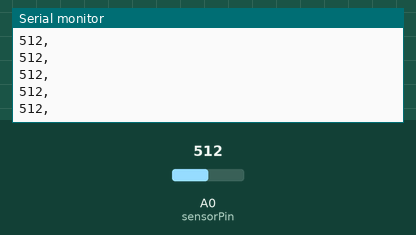
Simulated run of this sketch. Board: Arduino Uno, built with avr-gcc and run on an emulated ATmega328P. Parts: the last lines printed to the serial monitor. The inputs (shaded band) are chosen by the test bench; at power-on: A0 (sensorPin) = 512.

Above: at 1.2 s.
1.3 s: A0 (sensorPin) set to 716
At 1.32 s:
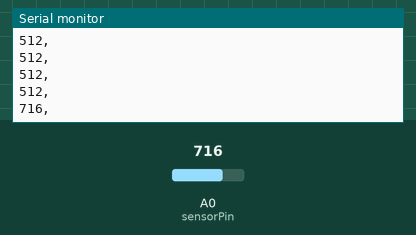
2.8 s: A0 (sensorPin) set to 900
At 2.83 s:
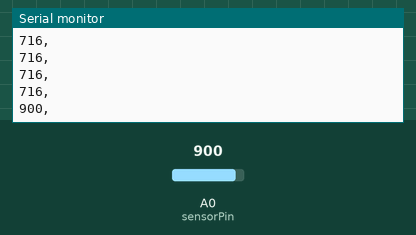
Timing chart, 0 to 5.8 s (numbered marks = the images above; inputs shaded):
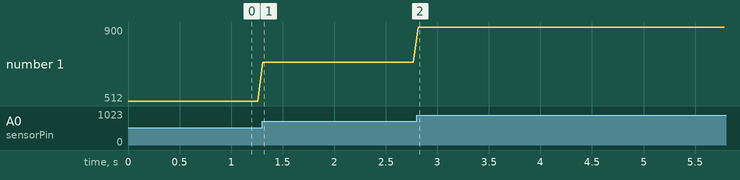

The sketch:

filters.ino
```cpp
// filter examples
// developed by steve.daniels@ryerson.ca
// developed for ITP Camp 2021
// created June 2021

/*
  demo of :
    simple analog readings -- it all starts somewhere
    simple averaging of readings -- removes noise, obtain background data
    moving average of readings -- removes noise
    exponential moving average of readings -- removes noise
    median filtering -- removes spikes
    flattening -- removes small ripples / flicker
*/

// possibly helpful links

// format serial plotter -- it doesn't work for me -- YMMV -- ? windows only ?
// https://diyrobocars.com/2020/05/04/arduino-serial-plotter-the-missing-manual/

// median filter library source
// https://github.com/daPhoosa/MedianFilter


// ************* get started **************************

// I am assuming you have a sensor that uses analog read
// if you have a different kind of sensor -- set it up here
// comment out this line if not using it

// if your sensor uses an alt method (SPI or I2C) scroll way down to
//  int getSingleSensorReading(){...} and change that function too.

int sensorPin = A0; // analog input pin for your sensor


// ************* filter variables **************************
// each filter type needs specific variables
// we will uncomment as we move through them

// single raw - variables
    int sensorValue = -1;
    int oldSensorValue= -1;

// simple average - variables
    int sensorSimpleAverage = -1;
    int numberOfMeasuresToAverage = 16;

// moving average - variables
    int sensorMovingAverage = -1;
    const int  windowSize = 16; // needs to be const for array
    int  ma_readings[windowSize]; // array to hold readings
    int  sum, INDEX;

// EMA - Exponential Moving Average - variables
    int sensorEMA=-1;
    float EMA_weight = 0.5;
    float EMA;

// median variables and set up
    #include <MedianFilter.h>
    int sensorMedian = -1;
    const int medianWindowSize = 16;
    const int seed = 0; // seed could = expected value (how to get that?)
    MedianFilter median_readings(medianWindowSize,seed);

// flatten variables
    int sensorFlatten = -1;
    int oldSensorAverage = -1;

// thresholds -- for display -- features ?
    int low = 250, mid = 500, high = 750;


void setup(){
  pinMode (sensorPin, INPUT); // not actually needed for analog in -- but habit
  Serial.begin(9600); // default (slow)
  while(!Serial);
}


void loop(){

  sensorValue = getSingleSensorReading(); // simple read
  //sensorSimpleAverage = getSimpleAverage(numberOfMeasuresToAverage);  // get average of 8 reads
  //sensorMovingAverage = getMovingAverage(sensorValue); // using currentReading
  //sensorEMA = getEMA(sensorValue); // EMA = exponential moving average
  //sensorMedian = getMedian(sensorValue);
  //sensorFlatten = getFlattener(sensorValue, oldSensorValue, 5 ); // last number is tolerance

  showFilterResults();

  delay(50); // slows loop to 20x / second

}

void showFilterResults(){
  // this code block set us data for the plotter

  // plotter needs data to be comma or tab delimited
  // every println updates plotter with data
  // so, to plot multiple points:
        //  use print, then comma or tab, finally println()

  // other details
  // https://diyrobocars.com/2020/05/04/arduino-serial-plotter-the-missing-manual/

  Serial.print(sensorValue);
  Serial.print(',');

//  Serial.print(sensorSimpleAverage);
//  Serial.print(',');

//  Serial.print(sensorMovingAverage);
//  Serial.print(',');

//  Serial.print(sensorEMA);
//  Serial.print(',');

//  Serial.print(sensorMedian);
//  Serial.print(',');

//  Serial.print(sensorFlatten);
//  Serial.print(',');

  Serial.println();
}

// filter types

// basic sensor reading -- you may need to customize this
// to match your sensor
int getSingleSensorReading(){
  // if
  //  you have a sensor that needs other ways of getting data
  //  such as I2C, SPI, library interface,
  // then
  //  replace line below with code for your sensor
  int theReading = analogRead( sensorPin );

  // send the new reading back
  return theReading;
}


/* SMA -- SIMPLE AVERAGE */
// simple average take a burst of readings at one time
// and returns that average as a single value
// average = ( sum of items ) / ( number of items)
int getSimpleAverage (int numberOfReadings){
  int tempSum = 0;
  for (int i = 0; i < numberOfReadings; i ++ ){
    tempSum += getSingleSensorReading(); // note += this is adding
  }
  return tempSum/numberOfReadings; // send this back to call
}


/* MA -- MOVING AVERAGE
  ++ advantage -- works on recent data only ( window size dependant )
      -- in fact last windowSize number of measures
  ++ integer math

  -- if window gets too big this lags
  -- needs windowSize memory set aside
*/

int getMovingAverage ( int newReading ){
  //https://maker.pro/arduino/tutorial/how-to-clean-up-noisy-sensor-data-with-a-moving-average-filter
   sum = sum - ma_readings[INDEX];      // Remove the oldest entry from the sum
   ma_readings[INDEX] = newReading;     // Add the newest reading to the window
   sum = sum + newReading;              // Add the newest reading to the sum
   INDEX = (INDEX+1) % windowSize;      // Increment the Index, and wrap to 0 if it exceeds the window size - ferris wheel style!

  return  sum / windowSize;
}


/* EMA -- EXPONENTIAL MOVING AVERAGE
    Now we apply an exponential moving average
    A what ? -- https://hackaday.com/2019/09/06/sensor-filters-for-coders/

  ++ advantage -- simple ! one line of code
  ++ advantage -- NO ARRAY, NO LOOP -- less memory, less time
  ++ advantage -- you can set sensitivity !

  -- uses floats -- but there are work arounds for this

  NOTE -- extremely small weights (<1.0) will have slow response

    variable EMA_weight is a sliding scale from 0 to 1 (like a teeter-totter)
    EMA  = (some proportion of the newTestValue) + ( some proportion of the MOVING AVERAGE)
    If EMA_weight is close to ZERO (0) -- then OLD readings are more important than NEW ones
    IF EMA_weight is close to ONE  (1) -- then NEW readings are more important than OLD ones
*/

int getEMA ( int newReading ) {
  float EMA_weight = 0.2;
  EMA = (EMA_weight * newReading) + (( 1.0-EMA_weight ) * EMA);
  return int(EMA); // toss the decimal bits, return value

}

/*  median filter -- interface is library dependant */
// get source code here
// https://github.com/daPhoosa/MedianFilter
// install Arduino--> Sketch--> Include Library--> Add .ZIP library

int getMedian ( int newReading ) {
    median_readings.in(newReading); // adds new reading to window
    int temp = median_readings.out();
    return temp; // gets the current median
}

/* flatten tiny ripples */
// probably has a better name

int getFlattener ( int newValue, int oldValue, int tolerance ) {
  // technically tolerance is 2X value passed as its a window above and below newValue
  if ( abs(oldValue - newValue) < tolerance) newValue = oldValue;
  return newValue;

}
```

Measured:
- after the input at 1.3 s, the serial monitor: prints a new line at once (image 1)
- after the input at 2.8 s, the serial monitor: prints a new line at once (image 2)
- plotted number 1: 512 → 716 after the input at 1.3 s, 716 → 900 after the input at 2.8 s
